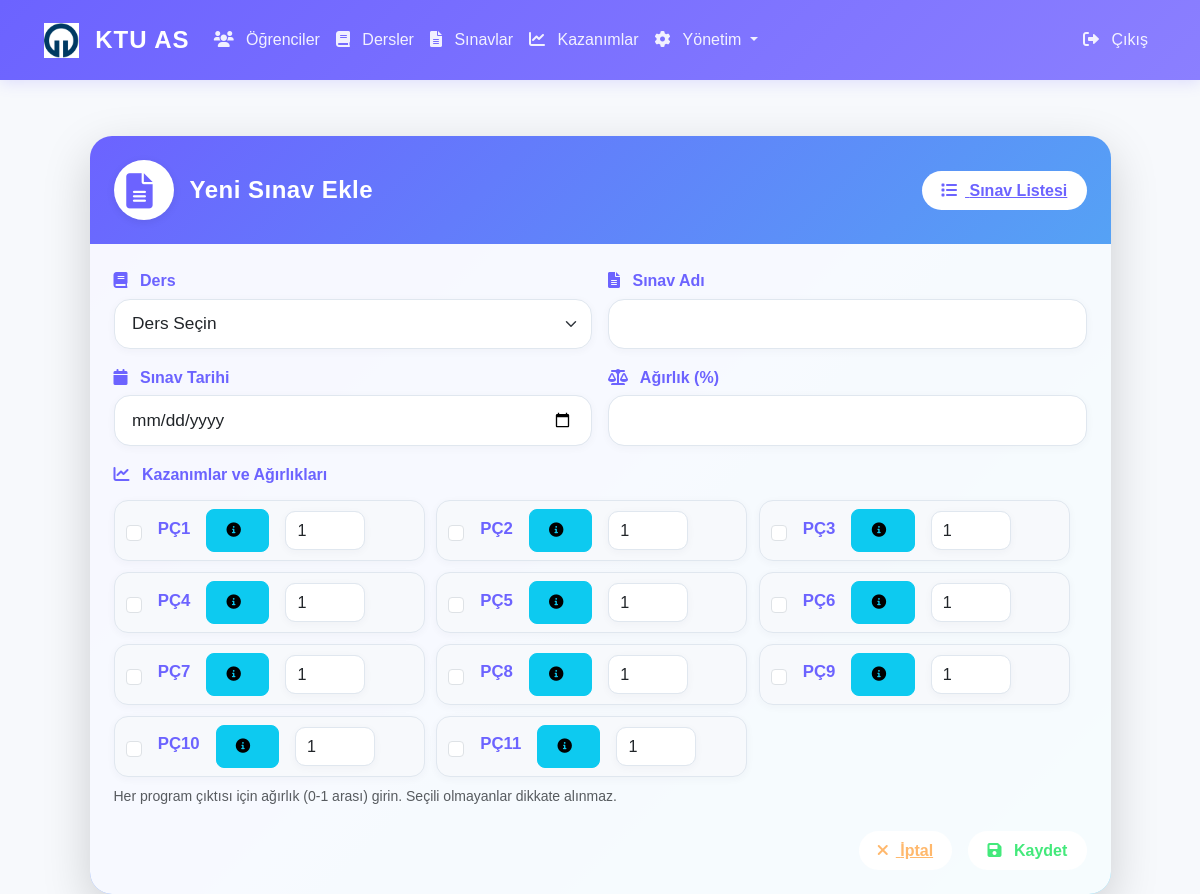
Page /admin/add-exam (signed in) on the committed database.
### app/models/__init__.py (models this page shows, shortened)
class ProgramOutcome(db.Model):
    __tablename__ = 'program_outcomes'
    id = db.Column(db.Integer, primary_key=True)
    code = db.Column(db.String(10), unique=True, nullable=False)
    description = db.Column(db.Text, nullable=False)
    created_at = db.Column(db.DateTime, default=datetime.utcnow)
    related_courses = db.relationship('Course',
                                    secondary='course_program_outcomes',
                                    backref=db.backref('program_outcomes', lazy='dynamic'),
                                    lazy='dynamic')
    related_exams = db.relationship('Exam',
                                  secondary='exam_program_outcomes',
                                  backref=db.backref('program_outcomes', lazy='dynamic'),
                                  lazy='dynamic')

### app/routes/admin.py (the view, shortened to what this page needs)
@bp.route('/add-exam', methods=['GET', 'POST'])
@login_required
def add_exam():
    if not current_user.is_admin:
        flash('Bu sayfaya erişim yetkiniz yok!', 'error')
        return redirect(url_for('main.index'))
    courses = Course.query.all()
    program_outcomes = ProgramOutcome.query.all()
    return render_template('admin/add_exam.html', courses=courses, program_outcomes=program_outcomes)

### app/__init__.py (called while the page is built)
@login_manager.user_loader
def load_user(user_id):
    from app.models import User
    return User.query.get(int(user_id))

### app/templates/admin/add_exam.html (shortened to what this page needs)
{% extends "base.html" %}
{% block content %}
<div class="row justify-content-center">
    <div class="col-12 col-lg-12 col-xl-11">
        <div class="modern-card gradient-blue shadow-lg p-0">
            <div class="modern-card-header d-flex justify-content-between align-items-center p-4">
                <div class="d-flex align-items-center gap-3">
                    <div class="modern-icon bg-white text-blue">
                        <i class="fas fa-file-alt"></i>
                    </div>
                    <h3 class="modern-title mb-0">Yeni Sınav Ekle</h3>
                </div>
                <a href="{{ url_for('main.exam_list') }}" class="modern-btn btn-blue btn-sm">
                    <i class="fas fa-list"></i> Sınav Listesi
                </a>
            </div>
            <div class="modern-card-body p-4">
                <form method="POST" action="{{ url_for('admin.add_exam') }}" class="needs-validation" novalidate>
                    <div class="row g-3">
                        <div class="col-md-6">
                            <label for="course_id" class="form-label">
                                <i class="fas fa-book"></i> Ders
                            </label>
                            <select class="form-select modern-input" id="course_id" name="course_id" required>
                                <option value="">Ders Seçin</option>
                            </select>
                        </div>
                        <div class="col-md-6">
                            <label for="exam_name" class="form-label">
                                <i class="fas fa-file-alt"></i> Sınav Adı
                            </label>
                            <input type="text" class="form-control modern-input" id="exam_name" name="exam_name" required>
                        </div>
                        <div class="col-md-6">
                            <label for="exam_date" class="form-label">
                                <i class="fas fa-calendar"></i> Sınav Tarihi
                            </label>
                            <input type="date" class="form-control modern-input" id="exam_date" name="exam_date" required>
                        </div>
                        <div class="col-md-6">
                            <label for="weight" class="form-label">
                                <i class="fas fa-balance-scale"></i> Ağırlık (%)
                            </label>
                            <input type="number" class="form-control modern-input" id="weight" name="weight"
                                   min="1" max="100" required>
                        </div>
                    </div>
                    <div class="mb-4 mt-3">
                        <label class="form-label">
                            <i class="fas fa-chart-line"></i> Kazanımlar ve Ağırlıkları
                        </label>
                        <div class="modern-outcome-grid">
                            {% for outcome in program_outcomes %}
                            <label class="modern-outcome-card flex-row align-items-center">
                                <input class="form-check-input me-2" type="checkbox" name="program_outcomes[]" value="{{ outcome.id }}">
                                <span class="outcome-code">{{ outcome.code }}</span>
                                <button type="button" class="btn btn-info btn-sm outcome-info-btn ms-2" data-desc="{{ outcome.description|e }}" title="Açıklama">
                                    <i class="fas fa-info-circle"></i>
                                </button>
                                <input type="number" class="form-control modern-weight-input ms-2" name="weights[]" min="0" max="1" step="0.01" value="1" placeholder="Ağırlık (0-1)">
                            </label>
                            {% endfor %}
                        </div>
                        <div class="form-text mt-2">
                            Her program çıktısı için ağırlık (0-1 arası) girin. Seçili olmayanlar dikkate alınmaz.
                        </div>
                    </div>
                    <div class="d-grid gap-2 d-md-flex justify-content-md-end mt-4">
                        <a href="{{ url_for('main.exam_list') }}" class="modern-btn btn-orange me-md-2">
                            <i class="fas fa-times"></i> İptal
                        </a>
                        <button type="submit" class="modern-btn btn-green">
                            <i class="fas fa-save"></i> Kaydet
                        </button>
                    </div>
                </form>
            </div>
        </div>
    </div>
</div>
{% endblock %}

### app/static/css/style.css (style rules this page uses)
:root { --primary-color: #6C63FF; --secondary-color: #FF6584; --accent-color: #43E97B; --background-color: #F7F9FC; --text-color: #2D3748; --success-color: #43E97B; --warning-color: #FFB86C; --danger-color: #FF5555; --light-gray: #EDF2F7; --dark-gray: #4A5568; --gradient-primary: linear-gradient(135deg, #6C63FF 0%, #8B7FFF 100%); --gradient-success: linear-gradient(135deg, #43E97B 0%, #38F9D7 100%); --gradient-warning: linear-gradient(135deg, #FFB86C 0%, #FFA17F 100%); --gradient-danger: linear-gradient(135deg, #FF5555 0%, #FF8080 100%); }
body { font-family: 'Poppins', sans-serif; background-color: var(--background-color); color: var(--text-color); line-height: 1.6; }
.btn { border-radius: 8px; padding: 0.6rem 1.2rem; font-weight: 500; letter-spacing: 0.3px; transition: all 0.3s ease; text-transform: uppercase; font-size: 0.9rem; }
.form-control { border: 2px solid var(--light-gray); border-radius: 8px; padding: 0.8rem 1rem; transition: all 0.3s ease; }
.fas { margin-right: 0.5rem; }

### app/templates/admin/add_exam.html (style rules this page uses)
.modern-card { border-radius: 22px; box-shadow: 0 8px 32px rgba(44,62,80,0.08); background: linear-gradient(135deg, #6C63FF 0%, #48c6ef 100%); border: none; margin-top: 2rem; max-width: 1400px; margin-left: auto; margin-right: auto; }
@media (min-width: 992px) { .modern-card { max-width: 1400px; } }
.modern-card-header { background: transparent; border-bottom: none; }
.modern-icon { width: 60px; height: 60px; border-radius: 50%; display: flex; align-items: center; justify-content: center; font-size: 2.2rem; box-shadow: 0 2px 8px rgba(0,0,0,0.08); }
.text-blue { color: #6C63FF !important; }
.btn-blue { background: #fff; color: #6C63FF; border: none; font-weight: 600; border-radius: 30px; padding: 0.4rem 1.2rem; transition: background 0.2s, color 0.2s; }
.btn-green { background: #fff; color: #43E97B; border: none; font-weight: 600; border-radius: 30px; padding: 0.4rem 1.2rem; transition: background 0.2s, color 0.2s; }
.btn-orange { background: #fff; color: #FFB86C; border: none; font-weight: 600; border-radius: 30px; padding: 0.4rem 1.2rem; transition: background 0.2s, color 0.2s; }
.modern-title { font-size: 1.5rem; font-weight: 700; color: #fff; letter-spacing: 0.5px; }
.modern-card-body { background: rgba(255,255,255,0.95); border-radius: 0 0 22px 22px; }
.modern-input { border-radius: 16px; border: 1.5px solid #e0e7ef; font-size: 1.08rem; padding: 0.7rem 1.1rem; box-shadow: 0 2px 8px rgba(44,62,80,0.04); transition: border 0.2s, box-shadow 0.2s; }
label.form-label { color: #6C63FF; font-weight: 600; margin-bottom: 0.3rem; }
.modern-outcome-grid { display: flex; flex-wrap: wrap; gap: 0.7rem; margin-top: 0.5rem; }
.modern-outcome-card { background: #f7f9fc; border: 1.5px solid #e0e7ef; border-radius: 14px; box-shadow: 0 2px 8px rgba(44,62,80,0.04); padding: 0.5rem 0.7rem; min-width: 150px; max-width: 24%; flex: 1 1 24%; display: flex; flex-direction: row; align-items: center; transition: box-shadow 0.2s, border 0.2s; cursor: pointer; position: relative; gap: 0.5rem; }
.modern-outcome-card input[type="checkbox"] { accent-color: #6C63FF; }
.modern-weight-input { width: 80px; min-width: 70px; border-radius: 10px; border: 1.5px solid #e0e7ef; font-size: 1.01rem; padding: 0.4rem 0.7rem; margin-left: auto; margin-right: 0; box-shadow: 0 2px 8px rgba(44,62,80,0.04); transition: border 0.2s, box-shadow 0.2s; }
.outcome-code { font-weight: 600; color: #6C63FF; font-size: 1.05rem; margin-bottom: 0.2rem; }
@media (max-width: 1200px) { .modern-outcome-card { max-width: 32%; flex-basis: 32%; } }

### rows in the picture
ProgramOutcome: code "PÇ1"
ProgramOutcome: code "PÇ2"
ProgramOutcome: code "PÇ3"
ProgramOutcome: code "PÇ4"
ProgramOutcome: code "PÇ5"
ProgramOutcome: code "PÇ6"
ProgramOutcome: code "PÇ7"
ProgramOutcome: code "PÇ8"
ProgramOutcome: code "PÇ9"
ProgramOutcome: code "PÇ10"
ProgramOutcome: code "PÇ11"
